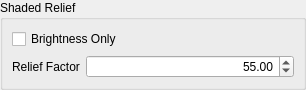
<?xml version="1.0" encoding="UTF-8"?>
<ui version="4.0">
 <class>ShadedReliefWidgetForm</class>
 <widget class="QWidget" name="ShadedReliefWidgetForm">
  <property name="geometry">
   <rect>
    <x>0</x>
    <y>0</y>
    <width>306</width>
    <height>80</height>
   </rect>
  </property>
  <property name="windowTitle">
   <string>Shaded Relief</string>
  </property>
  <layout class="QGridLayout" name="gridLayout_4">
   <property name="sizeConstraint">
    <enum>QLayout::SetDefaultConstraint</enum>
   </property>
   <property name="margin">
    <number>0</number>
   </property>
   <item row="0" column="0">
    <widget class="QGroupBox" name="m_groupBox">
     <property name="title">
      <string>Shaded Relief</string>
     </property>
     <layout class="QGridLayout" name="gridLayout_3">
      <item row="0" column="0">
       <layout class="QGridLayout" name="gridLayout_2">
        <item row="0" column="0">
         <widget class="QCheckBox" name="m_brightnessCheckBox">
          <property name="text">
           <string>Brightness Only</string>
          </property>
         </widget>
        </item>
        <item row="1" column="0">
         <layout class="QGridLayout" name="gridLayout">
          <item row="0" column="0">
           <widget class="QLabel" name="m_reliefLabel">
            <property name="text">
             <string>Relief Factor</string>
            </property>
           </widget>
          </item>
          <item row="0" column="1">
           <widget class="QDoubleSpinBox" name="m_reliefFactorDoubleSpinBox">
            <property name="sizePolicy">
             <sizepolicy hsizetype="MinimumExpanding" vsizetype="Fixed">
              <horstretch>0</horstretch>
              <verstretch>0</verstretch>
             </sizepolicy>
            </property>
            <property name="alignment">
             <set>Qt::AlignRight|Qt::AlignTrailing|Qt::AlignVCenter</set>
            </property>
            <property name="maximum">
             <double>999.990000000000009</double>
            </property>
            <property name="singleStep">
             <double>10.000000000000000</double>
            </property>
            <property name="value">
             <double>55.000000000000000</double>
            </property>
           </widget>
          </item>
         </layout>
        </item>
       </layout>
      </item>
     </layout>
    </widget>
   </item>
  </layout>
 </widget>
 <resources/>
 <connections/>
</ui>
